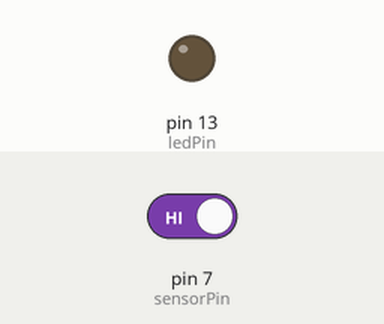
Simulated run of this sketch. Board: Arduino Uno, built with avr-gcc and run on an emulated ATmega328P. Shown: output pins drawn as LEDs (lit = HIGH). The test bench sets the inputs (shaded band); at power-on: pin 7 (sensorPin) HIGH.

Above: at 1.2 s.
1.3 s: pin 7 (sensorPin) driven LOW
At 2.4 s:
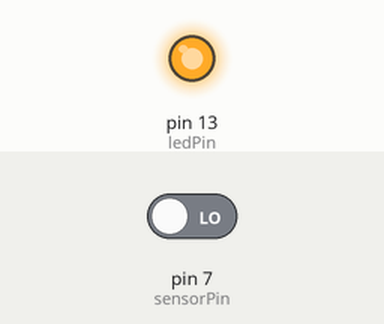
2.8 s: pin 7 (sensorPin) driven HIGH
At 3.6 s:
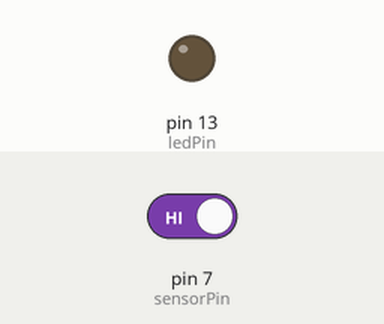
Timing chart, 0 to 5.8 s (numbered marks = the images above; inputs shaded):
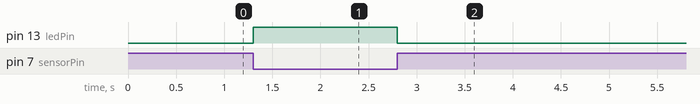

The sketch:

IRSensor.ino
```cpp
const int sensorPin = 7;

const int ledPin = 13;

void setup() {

   pinMode(sensorPin, INPUT);

   pinMode(ledPin, OUTPUT);

}

void loop() {

   int sensorValue = digitalRead(sensorPin);

   if (sensorValue == LOW) {

       digitalWrite(ledPin, HIGH);

   } else {

       digitalWrite(ledPin, LOW);

   }

}
```

Measured:
- after the input at 1.3 s, pin 13 (ledPin): LOW → HIGH at once
- after the input at 2.8 s, pin 13 (ledPin): HIGH → LOW at once
